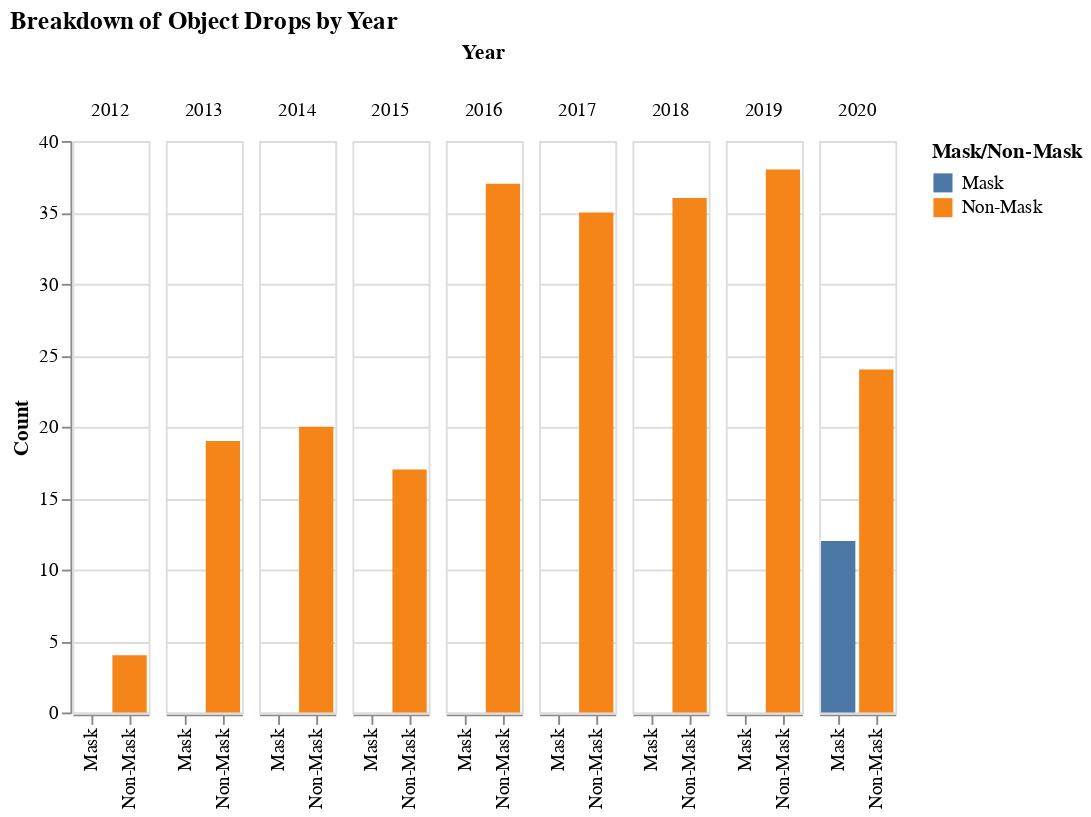

Notebook source saved alongside this figure:
### Code cell
tdf = pd.DataFrame(df_objects, copy=True)
tdf['Mask/Non-Mask'] = tdf['Type'].apply(lambda x: 'Mask' if x == 'Mask' else 'Non-Mask')
tdf = tdf.groupby(['Mask/Non-Mask', 'Year']).count()['Release'].reset_index()
tdf = tdf.rename(columns={"Release": "Count"})
alt.Chart(tdf, width=40).mark_bar().encode(
    x=alt.X('Mask/Non-Mask:N', sort=kind_sort_order, title=None),
    y='Count:Q',
    color=alt.Color('Mask/Non-Mask:N', sort=kind_sort_order, title="Mask/Non-Mask"),
    column='Year:O',
    tooltip=['Count', ]
).configure_facet(spacing=7).properties(title='Breakdown of Object Drops by Year')

### Figure 1 — Vega-Lite specification as saved in the notebook (floating-point values rounded to 4 significant figures)
{"$schema": "https://vega.github.io/schema/vega-lite/v3.4.0.json", "config": {"facet": {"spacing": 7}, "mark": {"tooltip": null}, "view": {"height": 300, "width": 400}}, "data": {"name": "data-2146d55a4b7853b1f4d0d5b969f44c14"}, "datasets": {"data-2146d55a4b7853b1f4d0d5b969f44c14": [{"Count": 12, "Mask/Non-Mask": "Mask", "Year": 2020}, {"Count": 4, "Mask/Non-Mask": "Non-Mask", "Year": 2012}, {"Count": 19, "Mask/Non-Mask": "Non-Mask", "Year": 2013}, {"Count": 20, "Mask/Non-Mask": "Non-Mask", "Year": 2014}, {"Count": 17, "Mask/Non-Mask": "Non-Mask", "Year": 2015}, {"Count": 37, "Mask/Non-Mask": "Non-Mask", "Year": 2016}, {"Count": 35, "Mask/Non-Mask": "Non-Mask", "Year": 2017}, {"Count": 36, "Mask/Non-Mask": "Non-Mask", "Year": 2018}, {"Count": 38, "Mask/Non-Mask": "Non-Mask", "Year": 2019}, {"Count": 24, "Mask/Non-Mask": "Non-Mask", "Year": 2020}]}, "encoding": {"color": {"field": "Mask/Non-Mask", "sort": ["Bottom", "Top", "Layer"], "title": "Mask/Non-Mask", "type": "nominal"}, "column": {"field": "Year", "type": "ordinal"}, "tooltip": [{"field": "Count", "type": "quantitative"}], "x": {"field": "Mask/Non-Mask", "sort": ["Bottom", "Top", "Layer"], "title": null, "type": "nominal"}, "y": {"field": "Count", "type": "quantitative"}}, "mark": "bar", "title": "Breakdown of Object Drops by Year", "width": 40}
